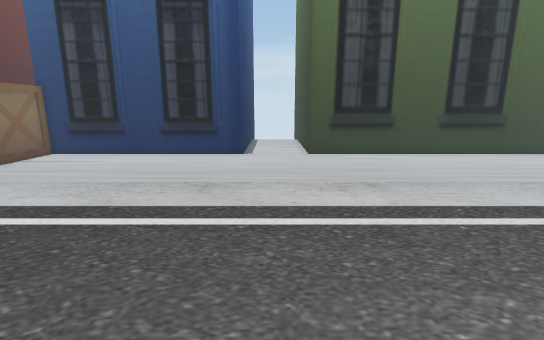
View 1 (above)

16 first-person views from a walk through a scene from a Unity 3-D project. The camera is 1.4 m above the floor, tilts 12° down and sees 85° across. The floor is counted in squares, 0.5 m on a side. Each view is taken from the middle of a square. On the plan, view 1 faces up. The plan holds only what a view shows up to about 20 squares ahead; the rest is blank. The place goes on beyond the plan. The player is left out. Some animated figures are left out.

View 2
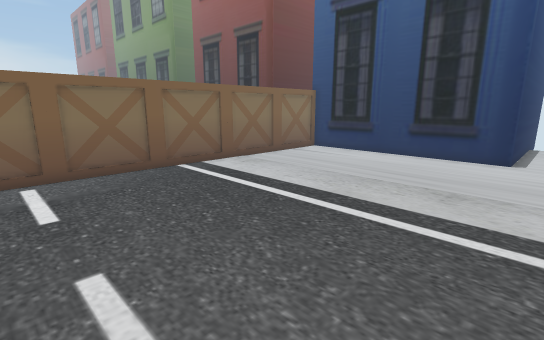

View 3
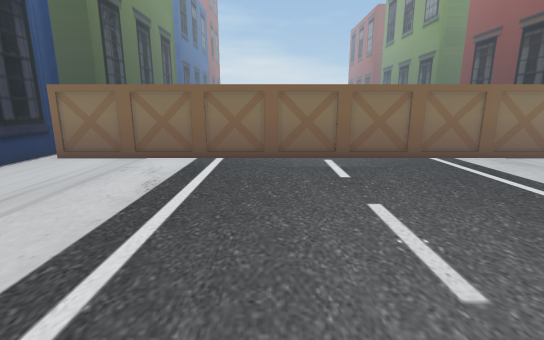

View 4
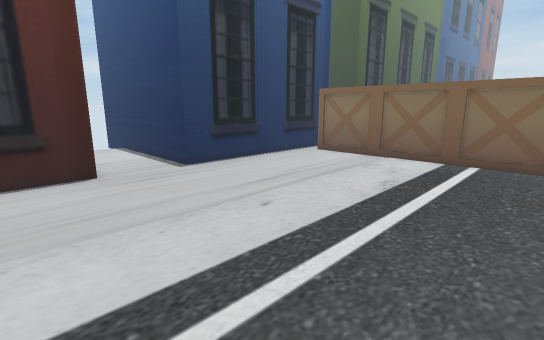

View 5
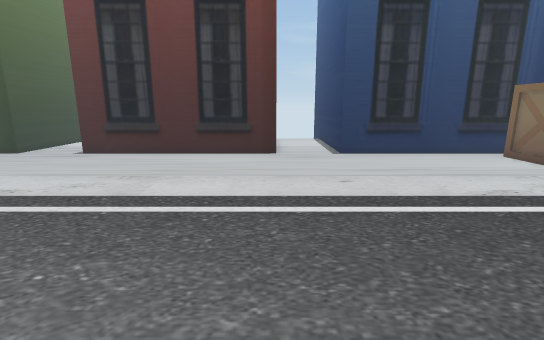

View 6
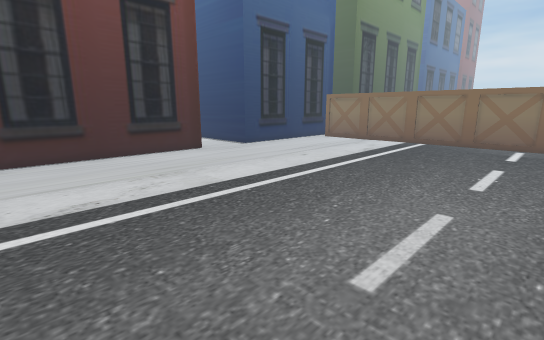

View 7
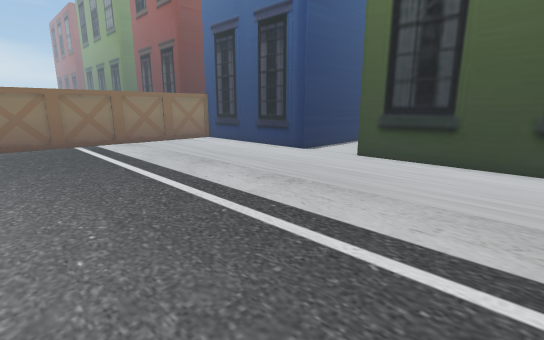

View 8
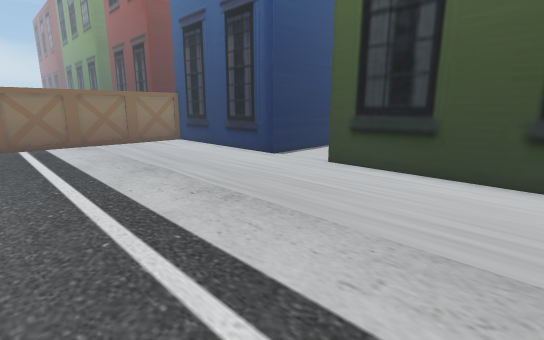

View 9
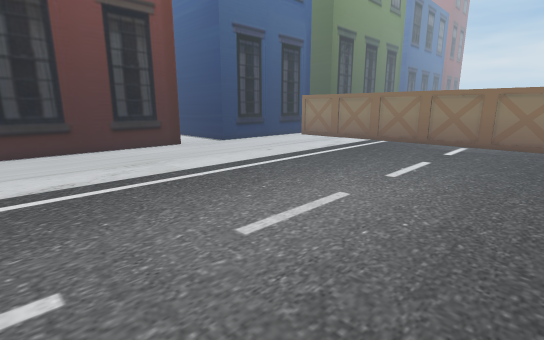

View 10
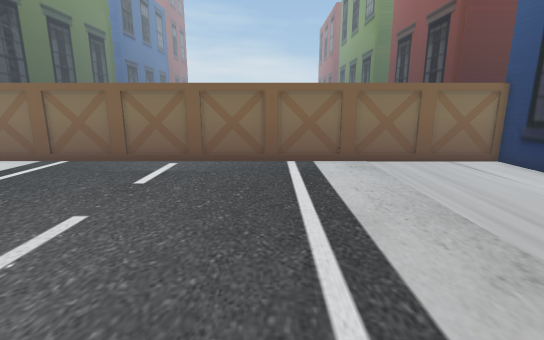

View 11
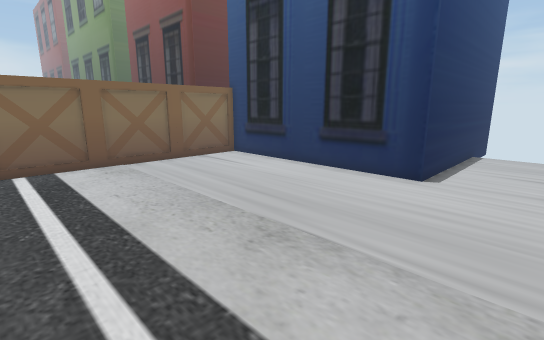

View 12
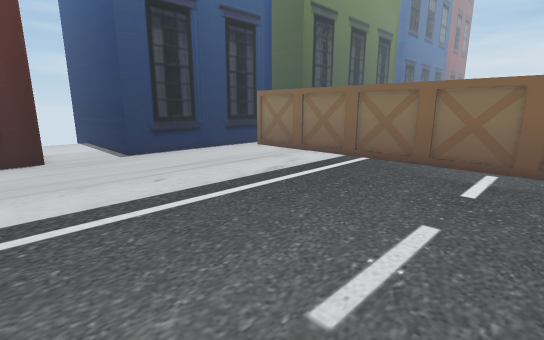

View 13
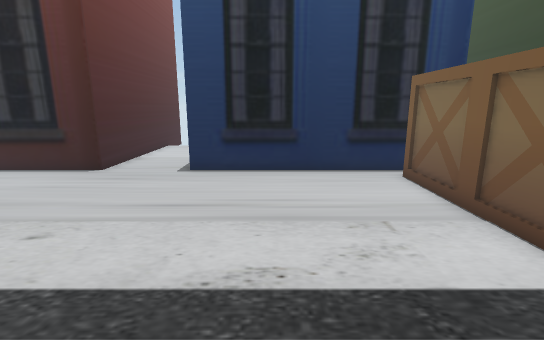

View 14
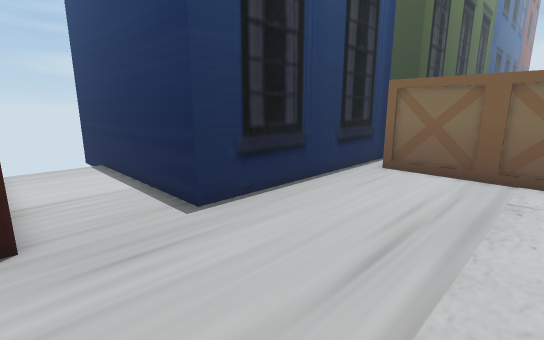

View 15
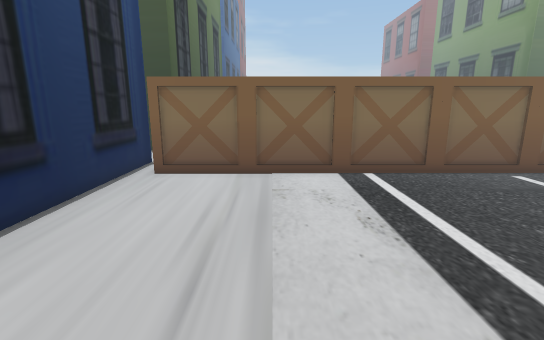

View 16
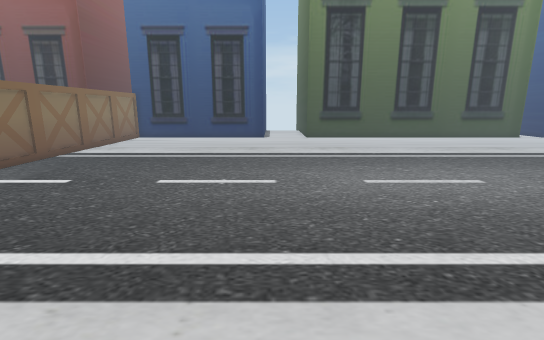

### Floor plan
Key: @ floor where view 1 was taken; # wall or solid block; . floor; O other object.
Columns run from 16 left of view 1 to 11 right of it. Each row starts with its distance up from view 1.
 18   O############...##########
 17   O.........................
 16   O.........................
 15   O.........................
 14   OO........................
 13   O.........................
 12   O.........................
 11   O.........................
 10   OO........................
  9   O.........................
  8   O.........................
  7   O.........................
  6   OO........................
  5   O.........................
  4   O.........................
  3   O.........................
  2   OO........................
  1   O.........................
  0   O.............@...........
 -1   O.........................
 -2   OO........................
 -3   O.........................
 -4   O.........................
 -5   O.........................
 -6   OO........................
 -7   O.........................
 -8   O.........................
 -9   O.........................
-10   OO........................
-11   O.........................
-12   O.........................
-13   O.........................
-14   OO........................
-15 ############....############
-16            ##...#
-17             #...#
-18             #...#
-19             #...#
-20             #...#

Positions as (right, up) in squares from view 1, and headings:
1: (0, 0), facing up
2: (0, 0), facing up-left
3: (3, -2), facing left
4: (3, -2), facing down-left
5: (0, 3), facing down
6: (11, 3), facing down-left
7: (11, 2), facing up-left
8: (11, 5), facing up-left
9: (11, 6), facing down-left
10: (2, 6), facing left
11: (2, 6), facing up-left
12: (2, 3), facing down-left
13: (-8, -2), facing down
14: (0, -8), facing down-left
15: (-1, -9), facing left
16: (-1, -10), facing up
